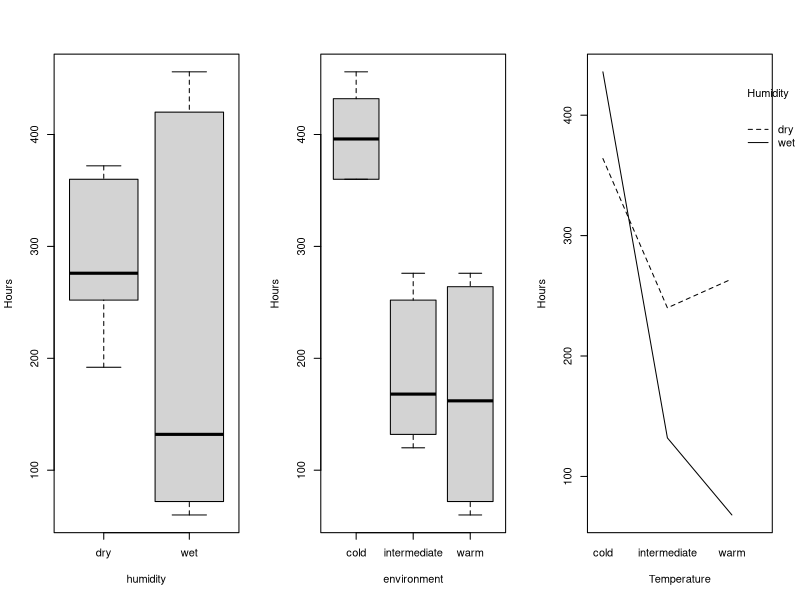
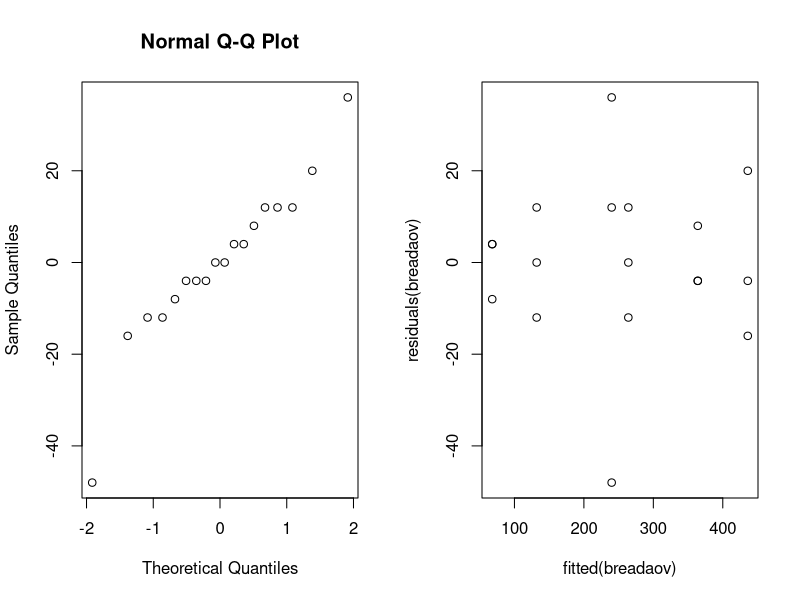
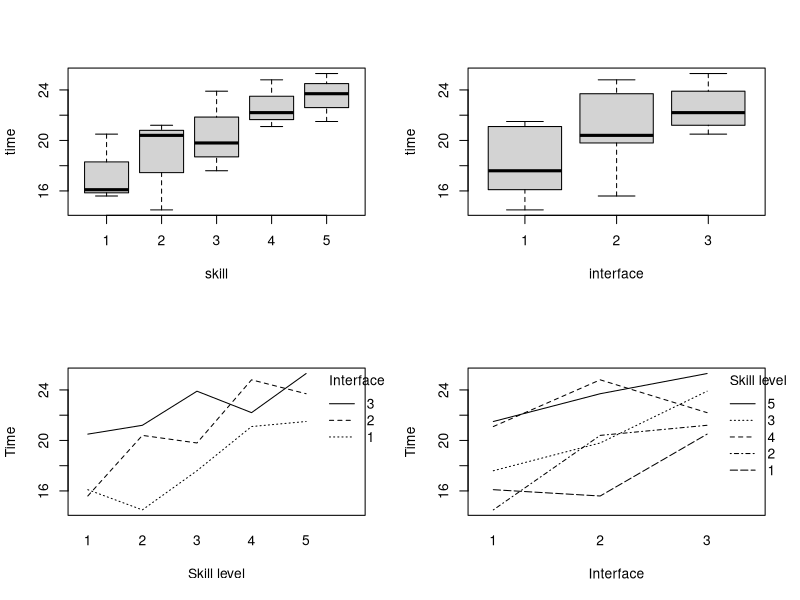
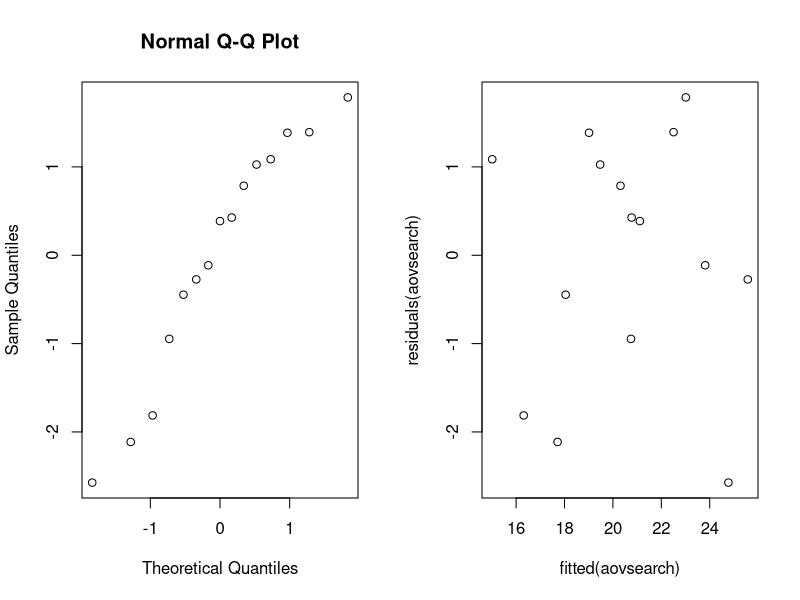
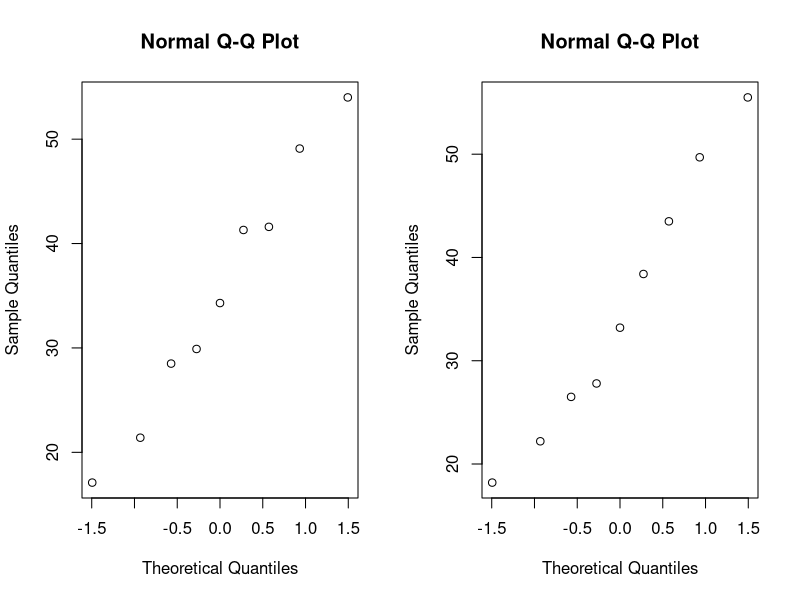

Here is the R script that generated these plots, in order: (Note: this script raises an error after producing the figures.)
## ---- chunk 1
knitr::opts_chunk$set(echo = FALSE)
knitr::opts_chunk$set(fig.width=8, fig.height=4) 
## ---- chunk 2
bread = read.table("bread.txt", header = TRUE)
par(mfrow=c(1,3))
boxplot(hours ~ humidity, data = bread, ylab = "Hours")
boxplot(hours ~ environment, data = bread, ylab = "Hours")
interaction.plot(bread$environment, bread$humidity, bread$hours, xlab = "Temperature", ylab = "Hours", trace.label = "Humidity")
## ---- chunk 3
breadaov=lm(hours~humidity*environment, data = bread); 
anova(breadaov)
## ---- chunk 4
summary(breadaov)$coefficients
## ---- chunk 5
par(mfrow=c(1,2))
qqnorm(residuals(breadaov))
plot(fitted(breadaov),residuals(breadaov))
## ---- chunk 6
search = read.table("search.txt", header = TRUE)
par(mfrow=c(2,2))
boxplot(time~skill, data=search)
boxplot(time~interface, data=search)
interaction.plot(search$skill,search$interface, search$time, xlab = "Skill level", ylab = "Time", trace.label = "Interface")
interaction.plot(search$interface,search$skill, search$time, xlab = "Interface", ylab = "Time", trace.label = "Skill level")
## ---- chunk 7
search$skill = factor(search$skill)
search$interface = factor(search$interface)
aovsearch=lm(time~interface+skill, data=search)
anova(aovsearch)
summary(aovsearch)
## ---- chunk 8
par(mfrow=c(1,2))
qqnorm(residuals(aovsearch))
plot(fitted(aovsearch),residuals(aovsearch))
## ---- chunk 9
friedman.test(search$time,search$interface,search$skill)
## ---- chunk 10
aovsearch2=lm(time~interface, data=search)
anova(aovsearch2)
## ---- chunk 11
cow = read.table("cow.txt", header = TRUE);
#There are two factors that influence the milk production
mm = subset(cow, treatment=="A")["milk"]
sf = subset(cow, treatment=="B")["milk"]
mm1 = as.numeric(unlist(mm))
sf1 = as.numeric(unlist(sf))
par(mfrow=c(1,2))
qqnorm(mm1)
qqnorm(sf1)
cow$id = factor(cow$id); cow$per = factor(cow$per)
cowanova = lm(milk~id+per+treatment,data = cow)
anova(cowanova)
summary(cowanova)
## ---- chunk 12
library(lme4)
cow$order=factor(cow$order)
cowlmer = lmer(milk~treatment+order+per+(1|id), data=cow, REML = FALSE)
summary(cowlmer)
## ---- chunk 13
cowlmerTreatment = lmer(milk~order+per+(1|id), data=cow, REML = FALSE)
anova(cowlmerTreatment, cowlmer)
## ---- chunk 14
cowlmerOrder = lmer(milk~treatment+per+(1|id), data=cow, REML = FALSE)
anova(cowlmerOrder, cowlmer)
## ---- chunk 15
cowlmerPer = lmer(milk~treatment+order+(1|id), data=cow, REML = FALSE)
anova(cowlmerPer, cowlmer)
## ---- chunk 16
attach(cow)
t.test(milk[treatment=="A"],milk[treatment=="B"],paired=TRUE)
## ---- chunk 17
data=read.table("nauseatable.txt",header=TRUE)
nausea=c(rep(0,times=100),rep(1,times=52),rep(0,times=32),rep(1,times=35),rep(0,times=48),
  rep(1,times=37))
medicine=c(rep("Chlorpromazine",times=152),rep("Pentobarbital (100mg)",times=67),
  rep("Pentobarbital (150mg)",times=85))
patientdata=data.frame(nausea,medicine)
xtabs(~medicine+nausea,data=patientdata)
## ---- chunk 18
medication=factor(patientdata$medicine)
attach(patientdata)
B=1000
tstar=numeric(B)
for (i in 1:B) {
  medicationstar=sample(medication) # permute medicine lables
    tstar[i] = chisq.test(xtabs(~patientdata$medicine+patientdata$nausea))[[1]] }
test_statistic=mystat(lm(patientdata$nausea~patientdata$medicine));test_statistic
hist(tstar)
pl=sum(tstar<myt)/B
pr=sum(tstar>myt)/B
pl
## ---- chunk 19
chisq.test(xtabs(~nausea_table$medicine+nausea_table$nausea))
## ---- chunk 20
data=read.table(file="expensescrime.txt",header=TRUE)
plot(data)
## ---- chunk 21
par(mfrow=c(1,ncol(data)-1)) # minus the state column
for (i in 2:ncol(data)) hist(data[,i],main=names(data)[i])
## ---- chunk 22

par(mfrow=c(1,3))
plot(data$expend, data$bad)
plot(data$expend, data$crime)
plot(data$expend, data$lawyers)
plot(data$expend, data$employ)
plot(data$expend, data$pop)
## ---- chunk 23
round(cor(data[,2:7]),2)
## ---- chunk 24
summary(lm(expend~bad,data=data))
summary(lm(expend~crime,data=data))
summary(lm(expend~lawyers,data=data))
summary(lm(expend~employ,data=data))
summary(lm(expend~pop,data=data))
summary(lm(expend~bad+employ,data=data))
summary(lm(expend~crime+employ,data=data))
summary(lm(expend~bad+crime+employ,data=data))
## ---- chunk 25
summary(lm(expend~bad+crime+lawyers+employ+pop,data=data))
summary(lm(expend~bad+lawyers+employ+pop,data=data))
summary(lm(expend~bad+lawyers+employ,data=data))
summary(lm(expend~lawyers+employ, data=data))
## ---- chunk 26
expendlm = lm(expend~crime+employ,data=data)
par(mfrow=c(2,4))
#2 Scatter plot of residuals against each Xk in the model separately.
plot(residuals(expendlm),data[,4],xlab="residuals",ylab="crime")
plot(residuals(expendlm),data[,6],xlab="residuals",ylab="employ")
#4 Scatter plot of residuals against each Xk not in the model separately
plot(residuals(expendlm),data[,3],xlab="residuals",ylab="bad")
plot(residuals(expendlm),data[,5],xlab="residuals",ylab="lawyers")
plot(residuals(expendlm),data[,7],xlab="residuals",ylab="pop")
#5 Scatterplot of residuals against Y and Y^
plot(residuals(expendlm),data[,2],xlab="residuals",ylab="expend")
plot(residuals(expendlm),fitted(expendlm),xlab="residuals",ylab="fitted model")

par(mfrow=c(2,3))
#3 Added variable plot of residuals of Xj against residuals of Y with omitted Xj
x = residuals(lm(bad~employ+crime,data=data))
y = residuals(lm(expend~employ+crime,data=data))
plot(x,y,main="Added variable plot for bad")
x = residuals(lm(crime~bad+lawyers+pop,data=data))
y = residuals(lm(expend~bad+lawyers+pop,data=data))
plot(x,y,main="Added variable plot for crime")
x = residuals(lm(lawyers~employ+crime,data=data))
y = residuals(lm(expend~employ+crime,data=data))
plot(x,y,main="Added variable plot for lawyers")
x = residuals(lm(employ~bad+lawyers+pop,data=data))
y = residuals(lm(expend~bad+lawyers+pop,data=data))
plot(x,y,main="Added variable plot for employ")
x = residuals(lm(pop~employ+crime,data=data))
y = residuals(lm(expend~employ+crime,data=data))
plot(x,y,main="Added variable plot for pop")

#6 normal QQ-plot of the residuals and Shapiro-Wilk's method
qqnorm(residuals(expendlm))
#shapiro.test(residuals(expendlm))
